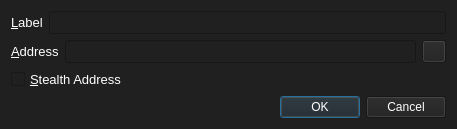
<?xml version="1.0" encoding="UTF-8"?>
<ui version="4.0">
 <class>EditAddressDialog</class>
 <widget class="QDialog" name="EditAddressDialog">
  <property name="geometry">
   <rect>
    <x>0</x>
    <y>0</y>
    <width>457</width>
    <height>127</height>
   </rect>
  </property>
  <property name="windowTitle">
   <string>Edit Address</string>
  </property>
  <property name="styleSheet">
   <string notr="true">background-color: rgb(32, 32, 32);
color: rgb(255, 255, 255);</string>
  </property>
  <layout class="QGridLayout" name="gridLayout_2">
   <item row="0" column="0">
    <layout class="QHBoxLayout" name="horizontalLayout_4">
     <item>
      <widget class="QLabel" name="label">
       <property name="font">
        <font>
         <pointsize>10</pointsize>
        </font>
       </property>
       <property name="text">
        <string>&amp;Label</string>
       </property>
       <property name="buddy">
        <cstring>labelEdit</cstring>
       </property>
      </widget>
     </item>
     <item>
      <widget class="QLineEdit" name="labelEdit">
       <property name="font">
        <font>
         <pointsize>10</pointsize>
        </font>
       </property>
       <property name="toolTip">
        <string>The label associated with this address book entry</string>
       </property>
      </widget>
     </item>
    </layout>
   </item>
   <item row="1" column="0">
    <layout class="QHBoxLayout" name="horizontalLayout_3">
     <item>
      <widget class="QLabel" name="label_2">
       <property name="font">
        <font>
         <pointsize>10</pointsize>
        </font>
       </property>
       <property name="text">
        <string>&amp;Address</string>
       </property>
       <property name="buddy">
        <cstring>addressEdit</cstring>
       </property>
      </widget>
     </item>
     <item>
      <widget class="QLineEdit" name="addressEdit">
       <property name="font">
        <font>
         <pointsize>10</pointsize>
        </font>
       </property>
       <property name="toolTip">
        <string>The address associated with this address book entry. This can only be modified for sending addresses.</string>
       </property>
      </widget>
     </item>
     <item>
      <widget class="QToolButton" name="EditAddressPasteButton">
       <property name="toolTip">
        <string>Paste address from clipboard</string>
       </property>
       <property name="text">
        <string/>
       </property>
       <property name="icon">
        <iconset resource="../bitcoin.qrc">
         <normaloff>:/icons/editpaste</normaloff>:/icons/editpaste</iconset>
       </property>
       <property name="shortcut">
        <string>Alt+P</string>
       </property>
      </widget>
     </item>
    </layout>
   </item>
   <item row="2" column="0">
    <widget class="QCheckBox" name="stealthCB">
     <property name="font">
      <font>
       <pointsize>10</pointsize>
      </font>
     </property>
     <property name="text">
      <string>&amp;Stealth Address</string>
     </property>
    </widget>
   </item>
   <item row="3" column="0">
    <widget class="QDialogButtonBox" name="buttonBox">
     <property name="font">
      <font>
       <pointsize>10</pointsize>
      </font>
     </property>
     <property name="orientation">
      <enum>Qt::Horizontal</enum>
     </property>
     <property name="standardButtons">
      <set>QDialogButtonBox::Cancel|QDialogButtonBox::Ok</set>
     </property>
    </widget>
   </item>
  </layout>
 </widget>
 <resources>
  <include location="../bitcoin.qrc"/>
 </resources>
 <connections>
  <connection>
   <sender>buttonBox</sender>
   <signal>accepted()</signal>
   <receiver>EditAddressDialog</receiver>
   <slot>accept()</slot>
   <hints>
    <hint type="sourcelabel">
     <x>248</x>
     <y>254</y>
    </hint>
    <hint type="destinationlabel">
     <x>157</x>
     <y>274</y>
    </hint>
   </hints>
  </connection>
  <connection>
   <sender>buttonBox</sender>
   <signal>rejected()</signal>
   <receiver>EditAddressDialog</receiver>
   <slot>reject()</slot>
   <hints>
    <hint type="sourcelabel">
     <x>316</x>
     <y>260</y>
    </hint>
    <hint type="destinationlabel">
     <x>286</x>
     <y>274</y>
    </hint>
   </hints>
  </connection>
 </connections>
</ui>
